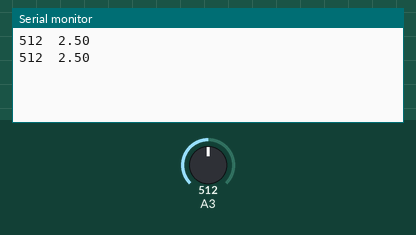
A sketch run on a simulated Arduino Uno, built with avr-gcc and run on an emulated ATmega328P. Shown: the last lines printed to the serial monitor. The inputs (shaded band) are chosen by the test bench; at power-on: A3 = 512.

Above: at 1.2 s.
1.3 s: A3 set to 716
At 2.4 s:
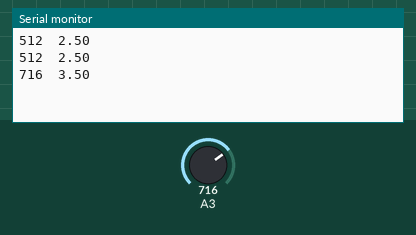
2.8 s: A3 set to 900
At 3.8 s:
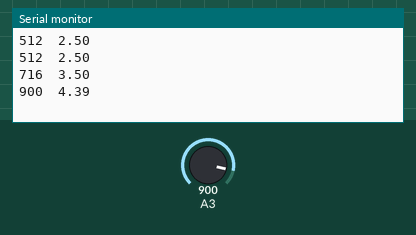
Timing chart, 0 to 5.8 s (numbered marks = the images above; inputs shaded):
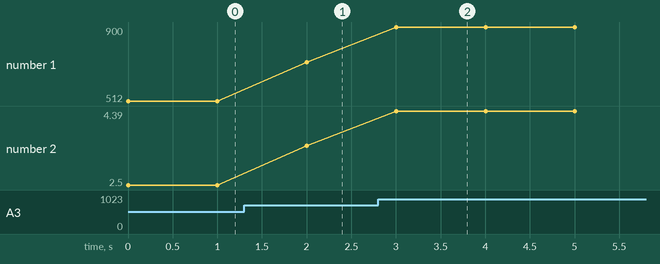

Measured:
- after the input at 1.3 s, the serial monitor: prints a new line after 0.70 s (image 1)
- after the input at 2.8 s, the serial monitor: prints a new line after 0.20 s (image 2)
- plotted number 1: 512 → 716 after the input at 1.3 s, 716 → 900 after the input at 2.8 s
- plotted number 2: 2.5 → 3.5 after the input at 1.3 s, 3.5 → 4.39 after the input at 2.8 s

The sketch:

Potentiometer.ino
```cpp
void setup() {
  // put your setup code here, to run once:
  int x = analogRead (3);
  Serial.begin (9600);
}

void loop() {
  // put your main code here, to run repeatedly:
  int  x = analogRead (3);
  Serial.print (x);
  Serial.print ("\t");
  Serial.println (x*.0048828125);
  delay (1000);
}
```
